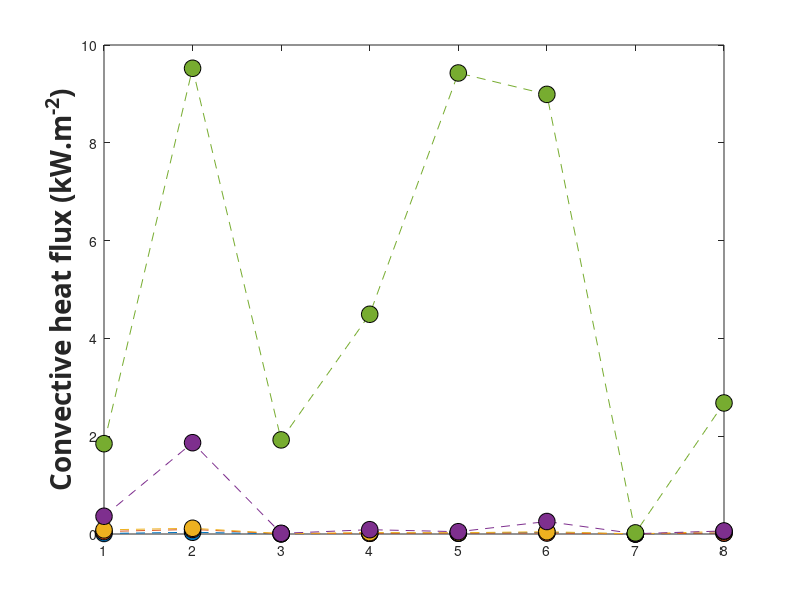

Recreate this plot in MATLAB. (Note: this script raises an error after producing the figure.)
clear;
close all;
%AS3959 average Convective heat flux Forest FDI50 

Convective_heat_flux_BAL12p5 = [0.010790075	0.03509672	0.00356396	0.014277229	0.015361294	0.030748435	0.001833474	0.01701215];
Convective_heat_flux_BAL19 = [0.050245266	0.093824912	0.004295757	0.013879674	0.016762732	0.019833345	0.001997706	0.019930168];
Convective_heat_flux_BAL29 = [0.084784275	0.117379169	0.008670839	0.029785447	0.025532533	0.046963805	0.002361575	0.052279892];
Convective_heat_flux_BAL40 = [0.362625025	1.867088187	0.012665585	0.088578348	0.047218262	0.25560383	0.005893157	0.062477541];
Convective_heat_flux_FZ = [1.847068925	9.5243289	1.92475957	4.493519	9.4280065	8.9902613	0.022595772	2.6798884];


plot([Convective_heat_flux_BAL12p5],'o--','MarkerSize',12,'MarkerEdgeColor','black','MarkerFaceColor',[0, 0.4470, 0.7410]);
hold on
plot([Convective_heat_flux_BAL19],'o--','MarkerSize',12,'MarkerEdgeColor','black','MarkerFaceColor',[0.8500, 0.3250, 0.0980]);
plot([Convective_heat_flux_BAL29],'o--','MarkerSize',12,'MarkerEdgeColor','black','MarkerFaceColor',[0.9290, 0.6940, 0.1250]);
plot([Convective_heat_flux_BAL40],'o--','MarkerSize',12,'MarkerEdgeColor','black','MarkerFaceColor',[0.4940, 0.1840, 0.5560]);
plot([Convective_heat_flux_FZ],'o--','MarkerSize',12,'MarkerEdgeColor','black','MarkerFaceColor',[0.4660, 0.6740, 0.1880]);



ylabel('Convective heat flux (kW.m^{-2})','FontWeight','bold','FontSize',20,...
    'FontName','Calibri');





ax = gca;
ax.XTickLabels = {'Roof','Gutter','Sub-floor','Door','Deck','Window','Back wall','Front wall'};
grid on;


box on
xtickangle(45)
xlabel('Location','FontWeight','bold','FontSize',20,...
    'FontName','Calibri');

set(gca,'fontsize',18);

legend('BAL 12.5','BAL 19','BAL 29','BAL 40','BAL FZ')
